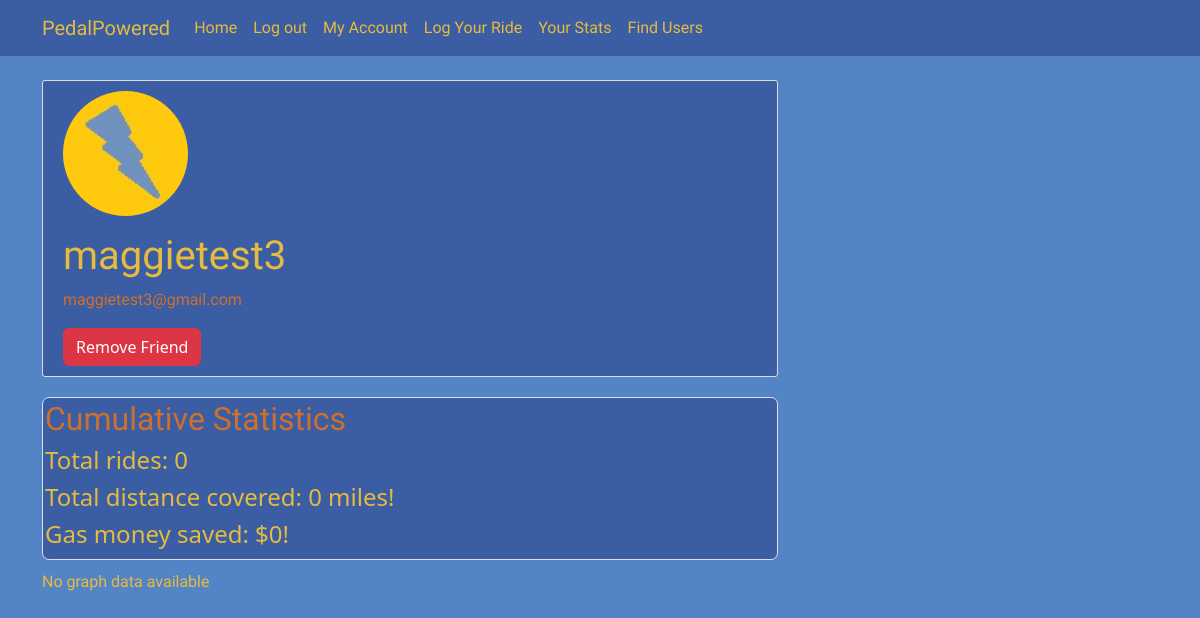
Screenshot of /user/maggietest3 (signed in) with the database file from the repository.
### pedalpowered/models.py (models this page shows, shortened)
class User(db.Model, UserMixin):
    id = db.Column(db.Integer, primary_key = True)
    username = db.Column(db.String(20), unique=True, nullable=False)
    email = db.Column(db.String(100), unique=True, nullable=False)
    img_file = db.Column(db.String(20), nullable=False, default='default.jpg')
    password = db.Column(db.String(60), nullable=False)
    ridelog = db.relationship('rides', backref="author", lazy=True)
    friends = db.relationship('User', secondary=friendships, primaryjoin=(friendships.c.user_id == id), secondaryjoin=(friendships.c.friend_id == id),
    backref=db.backref('friended_by', lazy='dynamic'),lazy='dynamic')
    def is_friend(self, user):
        return self.friends.filter(friendships.c.friend_id == user.id).count() > 0

### pedalpowered/routes.py (the view)
@app.route("/user/<string:username>")
@login_required
def user_profile(username):
    user = User.query.filter_by(username=username).first_or_404()
    is_friend = current_user.is_friend(user)
    cumulative_statistics = get_user_stats(user.id, None, None)
    money_saved_graph = graph_money_saved(user.id, None, None)
    amount_biked_graph = graph_distance_ridden(user.id, None, None)
    return render_template('user_profile.html', user=user, is_friend=is_friend, cumulative_statistics=cumulative_statistics,
                         money_saved=money_saved_graph,
                         amount_biked=amount_biked_graph)

### pedalpowered/models.py (called while the page is built)
@login_manager.user_loader
def load_user(user_id):
    return User.query.get(int(user_id))

### pedalpowered/stats_calculator.py (called while the page is built, shortened)
def graph_money_saved(user_id, start_date = None, end_date = None):
    query = rides.query.filter_by(user_id=user_id)\
    .order_by(rides.ride_date.asc())
    if start_date:
        query = query.filter(rides.ride_date >= start_date)
    if end_date:
        end_datetime = datetime.combine(end_date, datetime.max.time())
        query = query.filter(rides.ride_date <= end_date)
    user_rides = query.order_by(rides.ride_date.asc()).all()
    if not user_rides:
        return None

def graph_distance_ridden(user_id, start_date = None, end_date = None):
    query = rides.query.filter_by(user_id=user_id)\
    .order_by(rides.ride_date.asc())
    if start_date:
        query = query.filter(rides.ride_date >= start_date)
    if end_date:
        end_datetime = datetime.combine(end_date, datetime.max.time())
        query = query.filter(rides.ride_date <= end_date)
    user_rides = query.order_by(rides.ride_date.asc()).all()
    if not user_rides:
        return None

### pedalpowered/templates/user_profile.html (shortened to what this page needs)
{% extends "layout.html" %}
{% block content %}
    <div class = 'content-section'>
        <div class = 'media'>
            <img class = 'rounded-circle account-img' src="{{ url_for('static', filename='profile_pics/' + user.img_file) }}">
            <div class = 'media-body'>
                <h2 class = 'account-heading' style="color:#E7BB3E; font-family:'Irish Grover';">{{user.username}}</h2>
                <p class = 'text-secondary' style="color:#CE702C !important; font-family:'Irish Grover';">{{user.email}}</p>
                {% if user != current_user %}
                        {% if is_friend %}
                            <a href="{{ url_for('remove_friend', user_id=user.id) }}"
                               class="btn btn-danger">Remove Friend</a>
                        {% else %}
                            <a href="{{ url_for('add_friend', user_id=user.id) }}"
                               class="btn btn-primary">Add Friend</a>
                        {% endif %}
                    {% endif %}
            </div>
        </div>
    </div>
    <div class = "media-body border">
        <h2 style="color:#CE702C; font-family:'Irish Grover';">Cumulative Statistics</h2>
        <h4 class="media-body stats-text">Total rides: {{ cumulative_statistics.total_rides }}</h4>
        <h4 class="media-body stats-text">Total distance covered: {{ cumulative_statistics.total_distance }} miles!</h4>
        <h4 class="media-body stats-text">Gas money saved: ${{ cumulative_statistics.total_money_saved }}!</h4>
    </div>
    {% if money_saved %}
        <div class="graph-container">
            <h3>Money Saved Over Time</h3>
            <img src="{{ money_saved }}" alt="Money Saved Graph" class="stats-graph">
        </div>
    {% else %}
        <p  style="color:#E7BB3E; font-family:'Irish Grover';">No graph data available</p>
    {% endif %}
{% endblock %}

### pedalpowered/static/main.css (style rules this page uses)
body { background: #5385C6; color: #333333; margin-top: 5rem; }
h1, h2, h3, h4, h5, h6 .irish-grover-regular { color: #E7BB3E; }
.content-section { background: #ffffff; padding: 10px 20px; border: 1px solid #dddddd; border-radius: 3px; margin-bottom: 20px; }
.account-img { height: 125px; width: 125px; margin-right: 20px; margin-bottom: 16px; }
.account-heading { font-size: 2.5rem; }
.content-section { color:#e3e3e3; background-color: #3B5DA3; }
.media-body { color:#e3e3e3; background-color: #3B5DA3; border-width: 5px; }
.border { border: 2px solid #E7BB3E; border-radius: 7px; padding: 2px; margin-bottom: 10px; }
.stats-text { color:#E7BB3E; }

### rows the page displays
User: img_file (placeholder picture), username "maggietest3", email "maggietest3@gmail.com"

### other values shown
{{ cumulative_statistics.total_rides }} "0"
{{ cumulative_statistics.total_distance }} "0"
{{ cumulative_statistics.total_money_saved }} "0"
